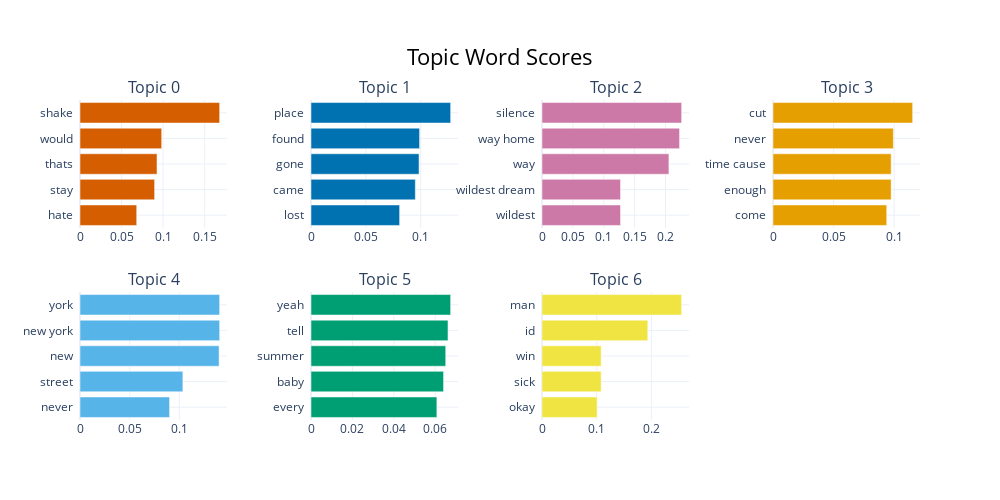

Notebook cell for this chart:
### Code cell
try:
    topic_model.visualize_barchart()
except Exception as e:
    print(f"An error occurred during barchart visualization: {e}")

topic_model.visualize_barchart()

### Figure 1 — Plotly figure (JSON) as saved in the notebook; plotly's stock layout.template omitted (floating-point values rounded to 4 significant figures)
{"data": [{"marker": {"color": "#D55E00"}, "orientation": "h", "type": "bar", "x": [0.06823, 0.08977, 0.09265, 0.09827, 0.168], "xaxis": "x", "y": ["hate  ", "stay  ", "thats  ", "would  ", "shake  "], "yaxis": "y"}, {"marker": {"color": "#0072B2"}, "orientation": "h", "type": "bar", "x": [0.08076, 0.09509, 0.09846, 0.09894, 0.1273], "xaxis": "x2", "y": ["lost  ", "came  ", "gone  ", "found  ", "place  "], "yaxis": "y2"}, {"marker": {"color": "#CC79A7"}, "orientation": "h", "type": "bar", "x": [0.1272, 0.1272, 0.2056, 0.2228, 0.2262], "xaxis": "x3", "y": ["wildest  ", "wildest dream  ", "way  ", "way home  ", "silence  "], "yaxis": "y3"}, {"marker": {"color": "#E69F00"}, "orientation": "h", "type": "bar", "x": [0.09385, 0.09751, 0.09751, 0.09932, 0.1152], "xaxis": "x4", "y": ["come  ", "enough  ", "time cause  ", "never  ", "cut  "], "yaxis": "y4"}, {"marker": {"color": "#56B4E9"}, "orientation": "h", "type": "bar", "x": [0.09019, 0.1036, 0.14, 0.1406, 0.1406], "xaxis": "x5", "y": ["never  ", "street  ", "new  ", "new york  ", "york  "], "yaxis": "y5"}, {"marker": {"color": "#009E73"}, "orientation": "h", "type": "bar", "x": [0.06076, 0.06399, 0.06504, 0.06613, 0.06741], "xaxis": "x6", "y": ["every  ", "baby  ", "summer  ", "tell  ", "yeah  "], "yaxis": "y6"}, {"marker": {"color": "#F0E442"}, "orientation": "h", "type": "bar", "x": [0.1008, 0.1081, 0.1081, 0.1934, 0.2553], "xaxis": "x7", "y": ["okay  ", "sick  ", "win  ", "id  ", "man  "], "yaxis": "y7"}], "layout": {"annotations": [{"font": {"size": 16}, "showarrow": false, "text": "Topic 0", "x": 0.0875, "xanchor": "center", "xref": "paper", "y": 1, "yanchor": "bottom", "yref": "paper"}, {"font": {"size": 16}, "showarrow": false, "text": "Topic 1", "x": 0.3625, "xanchor": "center", "xref": "paper", "y": 1, "yanchor": "bottom", "yref": "paper"}, {"font": {"size": 16}, "showarrow": false, "text": "Topic 2", "x": 0.6375, "xanchor": "center", "xref": "paper", "y": 1, "yanchor": "bottom", "yref": "paper"}, {"font": {"size": 16}, "showarrow": false, "text": "Topic 3", "x": 0.9125, "xanchor": "center", "xref": "paper", "y": 1, "yanchor": "bottom", "yref": "paper"}, {"font": {"size": 16}, "showarrow": false, "text": "Topic 4", "x": 0.0875, "xanchor": "center", "xref": "paper", "y": 0.4, "yanchor": "bottom", "yref": "paper"}, {"font": {"size": 16}, "showarrow": false, "text": "Topic 5", "x": 0.3625, "xanchor": "center", "xref": "paper", "y": 0.4, "yanchor": "bottom", "yref": "paper"}, {"font": {"size": 16}, "showarrow": false, "text": "Topic 6", "x": 0.6375, "xanchor": "center", "xref": "paper", "y": 0.4, "yanchor": "bottom", "yref": "paper"}], "height": 500, "hoverlabel": {"bgcolor": "white", "font": {"family": "Rockwell", "size": 16}}, "showlegend": false, "title": {"font": {"color": "Black", "size": 22}, "text": "Topic Word Scores", "x": 0.5, "xanchor": "center", "yanchor": "top"}, "width": 1000, "xaxis": {"anchor": "y", "domain": [0, 0.175], "showgrid": true}, "xaxis2": {"anchor": "y2", "domain": [0.275, 0.45], "showgrid": true}, "xaxis3": {"anchor": "y3", "domain": [0.55, 0.725], "showgrid": true}, "xaxis4": {"anchor": "y4", "domain": [0.825, 1], "showgrid": true}, "xaxis5": {"anchor": "y5", "domain": [0, 0.175], "showgrid": true}, "xaxis6": {"anchor": "y6", "domain": [0.275, 0.45], "showgrid": true}, "xaxis7": {"anchor": "y7", "domain": [0.55, 0.725], "showgrid": true}, "xaxis8": {"anchor": "y8", "domain": [0.825, 1], "showgrid": true}, "yaxis": {"anchor": "x", "domain": [0.6, 1], "showgrid": true}, "yaxis2": {"anchor": "x2", "domain": [0.6, 1], "showgrid": true}, "yaxis3": {"anchor": "x3", "domain": [0.6, 1], "showgrid": true}, "yaxis4": {"anchor": "x4", "domain": [0.6, 1], "showgrid": true}, "yaxis5": {"anchor": "x5", "domain": [0, 0.4], "showgrid": true}, "yaxis6": {"anchor": "x6", "domain": [0, 0.4], "showgrid": true}, "yaxis7": {"anchor": "x7", "domain": [0, 0.4], "showgrid": true}, "yaxis8": {"anchor": "x8", "domain": [0, 0.4], "showgrid": true}}}
